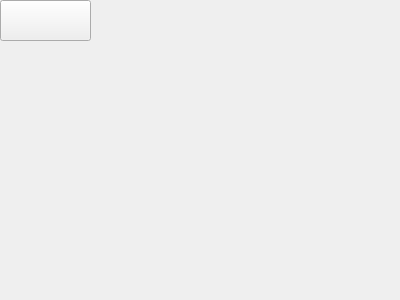
<?xml version="1.0" encoding="UTF-8"?>
<ui version="4.0">
 <class>Widget</class>
 <widget class="QWidget" name="Widget">
  <property name="geometry">
   <rect>
    <x>0</x>
    <y>0</y>
    <width>400</width>
    <height>300</height>
   </rect>
  </property>
  <property name="windowTitle">
   <string>Widget</string>
  </property>
  <widget class="QWidget" name="gridLayoutWidget">
   <property name="geometry">
    <rect>
     <x>30</x>
     <y>40</y>
     <width>331</width>
     <height>261</height>
    </rect>
   </property>
   <layout class="QGridLayout" name="gridLayout"/>
  </widget>
  <widget class="QPushButton" name="cmd">
   <property name="geometry">
    <rect>
     <x>0</x>
     <y>0</y>
     <width>91</width>
     <height>41</height>
    </rect>
   </property>
   <property name="text">
    <string/>
   </property>
  </widget>
  <widget class="QLabel" name="label">
   <property name="geometry">
    <rect>
     <x>230</x>
     <y>9</y>
     <width>131</width>
     <height>31</height>
    </rect>
   </property>
   <property name="text">
    <string/>
   </property>
  </widget>
 </widget>
 <layoutdefault spacing="6" margin="11"/>
 <resources/>
 <connections/>
</ui>
